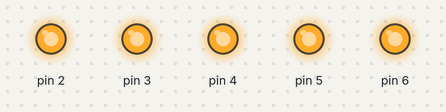
Recording of a sketch running on a simulated Arduino Uno, built with avr-gcc and run on an emulated ATmega328P. Shown: output pins drawn as LEDs (lit = HIGH).

Above: at 0.5 s.
At 1.7 s:
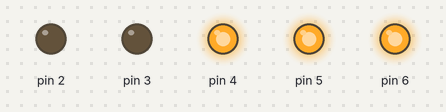
At 2.7 s:
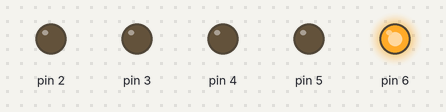
At 3.7 s:
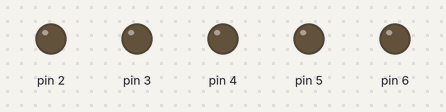
At 6.2 s:
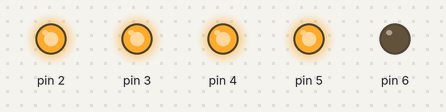
At 11.2 s:
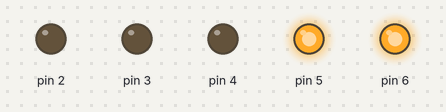
Timing chart, 0 to 11.7 s (numbered marks = the images above):
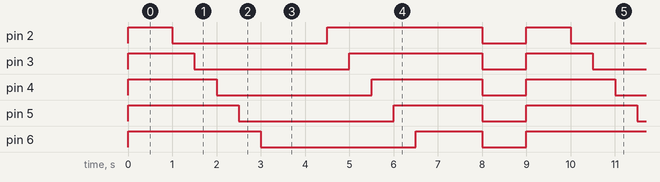

The sketch:

LED1.ino
```cpp
void setup(){
  for(int i=2;i<=6;i++)
  {
  pinMode(i,OUTPUT);
  }
}

void loop(){
for(int x=2;x<=6;x++)
  {
   digitalWrite(x,HIGH);

  }
delay(1000);

for(int x=2;x<=6;x++)
  {
   digitalWrite(x,LOW);
   delay(500);

}
delay(1000);
for(int x=2;x<=6;x++)
  {
   digitalWrite(x,HIGH);
   delay(500);

  }
 delay(1000);
 for(int x=2;x<=6;x++)
  {
   digitalWrite(x,LOW);
  }
 delay(1000);


}
```

Measured:
- by itself, pin 2: repeats every 9.0 s: LOW 3.5 s, HIGH 3.5 s, LOW 1.0 s, HIGH 1.0 s
- by itself, pin 3: repeats every 9.0 s: LOW 3.5 s, HIGH 3.0 s, LOW 1.0 s, HIGH 1.5 s
- by itself, pin 4: repeats every 9.0 s: LOW 3.5 s, HIGH 2.5 s, LOW 1.0 s, HIGH 2.0 s
- by itself, pin 5: repeats every 9.0 s: LOW 3.5 s, HIGH 2.0 s, LOW 1.0 s, HIGH 2.5 s
- by itself, pin 6: repeats every 9.0 s: LOW 3.5 s, HIGH 1.5 s, LOW 1.0 s, HIGH 3.0 s
